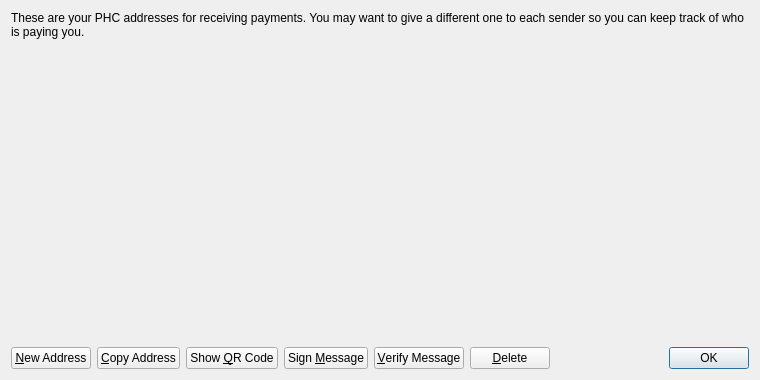
<?xml version="1.0" encoding="UTF-8"?>
<ui version="4.0">
 <class>AddressBookPage</class>
 <widget class="QWidget" name="AddressBookPage">
  <property name="geometry">
   <rect>
    <x>0</x>
    <y>0</y>
    <width>760</width>
    <height>380</height>
   </rect>
  </property>
  <property name="windowTitle">
   <string>Address Book</string>
  </property>
  <layout class="QVBoxLayout" name="verticalLayout">
   <item>
    <widget class="QLabel" name="labelExplanation">
     <property name="text">
      <string>These are your PHC addresses for receiving payments. You may want to give a different one to each sender so you can keep track of who is paying you.</string>
     </property>
     <property name="textFormat">
      <enum>Qt::PlainText</enum>
     </property>
     <property name="wordWrap">
      <bool>true</bool>
     </property>
    </widget>
   </item>
   <item>
    <widget class="QTableView" name="tableView">
     <property name="contextMenuPolicy">
      <enum>Qt::CustomContextMenu</enum>
     </property>
     <property name="toolTip">
      <string>Double-click to edit address or label</string>
     </property>
     <property name="styleSheet">
      <string notr="true">background-color:transparent</string>
     </property>
     <property name="tabKeyNavigation">
      <bool>false</bool>
     </property>
     <property name="selectionMode">
      <enum>QAbstractItemView::SingleSelection</enum>
     </property>
     <property name="selectionBehavior">
      <enum>QAbstractItemView::SelectRows</enum>
     </property>
     <property name="sortingEnabled">
      <bool>true</bool>
     </property>
     <attribute name="verticalHeaderVisible">
      <bool>false</bool>
     </attribute>
    </widget>
   </item>
   <item>
    <layout class="QHBoxLayout" name="horizontalLayout">
     <item>
      <widget class="QPushButton" name="newAddressButton">
       <property name="toolTip">
        <string>Create a new address</string>
       </property>
       <property name="text">
        <string>&amp;New Address</string>
       </property>
      </widget>
     </item>
     <item>
      <widget class="QPushButton" name="copyToClipboard">
       <property name="toolTip">
        <string>Copy the currently selected address to the system clipboard</string>
       </property>
       <property name="text">
        <string>&amp;Copy Address</string>
       </property>
      </widget>
     </item>
     <item>
      <widget class="QPushButton" name="showQRCode">
       <property name="text">
        <string>Show &amp;QR Code</string>
       </property>
      </widget>
     </item>
     <item>
      <widget class="QPushButton" name="signMessage">
       <property name="toolTip">
        <string>Sign a message to prove you own a PHC address</string>
       </property>
       <property name="text">
        <string>Sign &amp;Message</string>
       </property>
      </widget>
     </item>
     <item>
      <widget class="QPushButton" name="verifyMessage">
       <property name="toolTip">
        <string>Verify a message to ensure it was signed with a specified PHC address</string>
       </property>
       <property name="text">
        <string>&amp;Verify Message</string>
       </property>
      </widget>
     </item>
     <item>
      <widget class="QPushButton" name="deleteButton">
       <property name="toolTip">
        <string>Delete the currently selected address from the list</string>
       </property>
       <property name="text">
        <string>&amp;Delete</string>
       </property>
      </widget>
     </item>
     <item>
      <spacer name="horizontalSpacer">
       <property name="orientation">
        <enum>Qt::Horizontal</enum>
       </property>
       <property name="sizeHint" stdset="0">
        <size>
         <width>40</width>
         <height>20</height>
        </size>
       </property>
      </spacer>
     </item>
     <item>
      <widget class="QDialogButtonBox" name="buttonBox">
       <property name="sizePolicy">
        <sizepolicy hsizetype="Maximum" vsizetype="Fixed">
         <horstretch>0</horstretch>
         <verstretch>0</verstretch>
        </sizepolicy>
       </property>
       <property name="standardButtons">
        <set>QDialogButtonBox::Ok</set>
       </property>
      </widget>
     </item>
    </layout>
   </item>
  </layout>
 </widget>
 <resources/>
 <connections/>
</ui>
